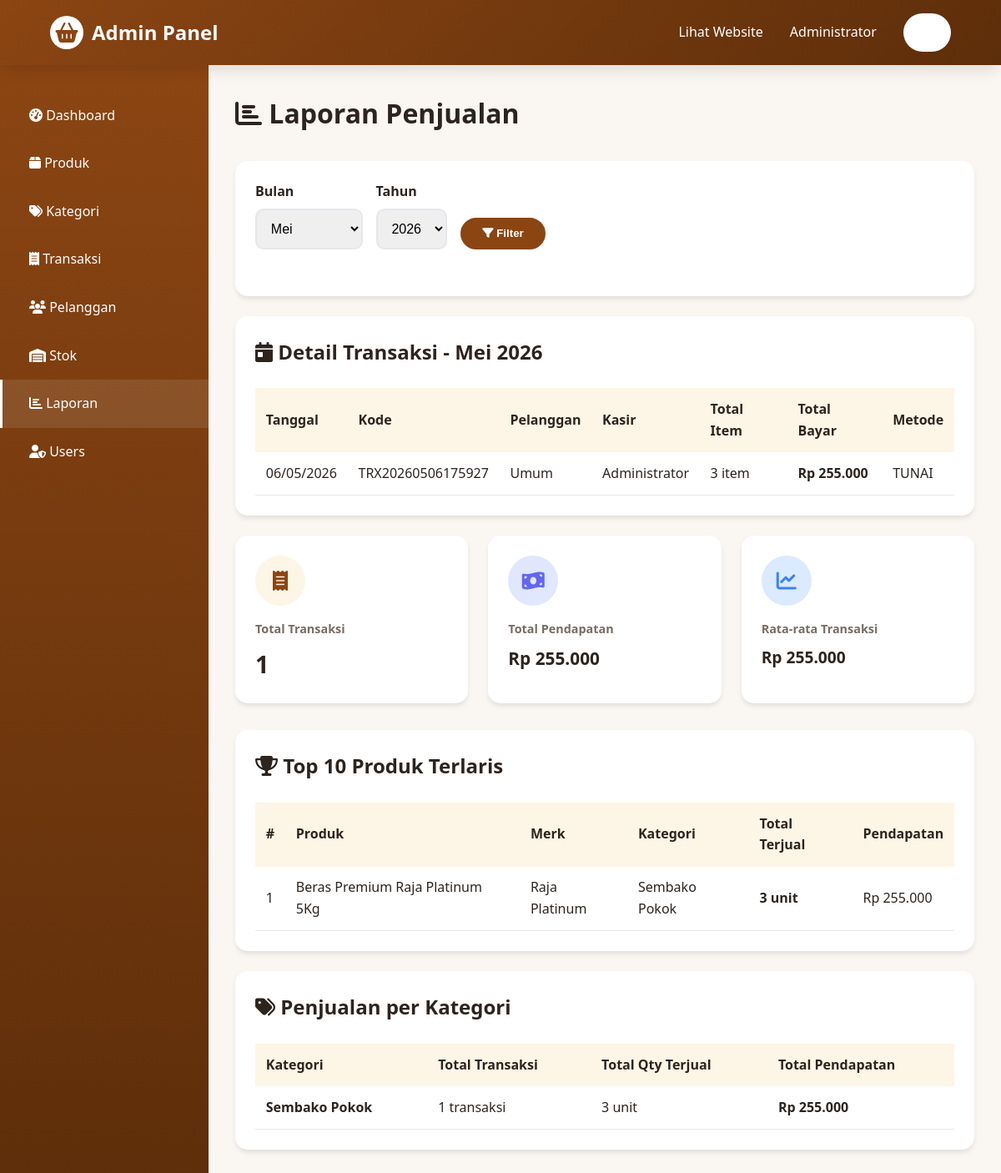
Screenshot of /admin/reports.php (signed in) with the database file from the repository.
### tables this page shows
CREATE TABLE `transaksi_penjualan` (
  `id_transaksi` int(11) NOT NULL,
  `kode_transaksi` varchar(30) NOT NULL,
  `tanggal` date NOT NULL,
  `waktu` time NOT NULL,
  `id_pelanggan` int(11) DEFAULT NULL,
  `id_user` int(11) NOT NULL,
  `total_item` int(11) NOT NULL,
  `subtotal` decimal(15,2) NOT NULL,
  `diskon` decimal(15,2) DEFAULT 0.00,
  `pajak` decimal(15,2) DEFAULT 0.00,
  `total_bayar` decimal(15,2) NOT NULL,
  `tunai` decimal(15,2) NOT NULL,
  `kembalian` decimal(15,2) NOT NULL,
  `metode_bayar` enum('tunai','debit','kredit','transfer','qris') DEFAULT 'tunai',
  `status` enum('selesai','pending','batal') DEFAULT 'selesai',
  `keterangan` text DEFAULT NULL,
  `created_at` timestamp NOT NULL DEFAULT current_timestamp()
);

CREATE TABLE `pelanggan` (
  `id_pelanggan` int(11) NOT NULL,
  `kode_pelanggan` varchar(20) NOT NULL,
  `nama_pelanggan` varchar(100) NOT NULL,
  `alamat` text DEFAULT NULL,
  `telepon` varchar(15) DEFAULT NULL,
  `email` varchar(100) DEFAULT NULL,
  `jenis_kelamin` enum('L','P') DEFAULT NULL,
  `tipe` enum('reguler','member') DEFAULT 'reguler',
  `poin` int(11) DEFAULT 0,
  `status` enum('aktif','nonaktif') DEFAULT 'aktif',
  `created_at` timestamp NOT NULL DEFAULT current_timestamp(),
  `updated_at` timestamp NOT NULL DEFAULT current_timestamp() ON UPDATE current_timestamp()
);

CREATE TABLE `users` (
  `id_user` int(11) NOT NULL,
  `username` varchar(50) NOT NULL,
  `password` varchar(255) NOT NULL,
  `nama_lengkap` varchar(100) NOT NULL,
  `level` enum('admin','kasir','staff','owner') NOT NULL,
  `no_hp` varchar(15) DEFAULT NULL,
  `email` varchar(100) DEFAULT NULL,
  `foto` varchar(255) DEFAULT NULL,
  `status` enum('aktif','nonaktif') DEFAULT 'aktif',
  `created_at` timestamp NOT NULL DEFAULT current_timestamp(),
  `updated_at` timestamp NOT NULL DEFAULT current_timestamp() ON UPDATE current_timestamp()
);

### config.php (called while the page is built, shortened)
<?php
function formatRupiah($angka) {
    return 'Rp ' . number_format($angka, 0, ',', '.');
}
?>

### admin/reports.php (the view, shortened to what this page needs)
<?php
require_once '../config.php';
$filter_bulan = isset($_GET['bulan']) ? (int)$_GET['bulan'] : (int)date('m');
$filter_tahun = isset($_GET['tahun']) ? (int)$_GET['tahun'] : (int)date('Y');
$filter_bulan_str = sprintf('%02d', $filter_bulan);
$tgl_mulai   = $filter_tahun . '-' . $filter_bulan_str . '-01';
$tgl_selesai = date('Y-m-t', strtotime($tgl_mulai));
$stmt_penjualan = mysqli_prepare($conn, "CALL sp_laporan_penjualan_periode(?, ?)");
mysqli_stmt_bind_param($stmt_penjualan, 'ss', $tgl_mulai, $tgl_selesai);
mysqli_stmt_execute($stmt_penjualan);
$result_penjualan = mysqli_stmt_get_result($stmt_penjualan);
$bulan_nama = [
    'Januari','Februari','Maret','April','Mei','Juni',
    'Juli','Agustus','September','Oktober','November','Desember'
];
?>
<!DOCTYPE html>
<html lang="id">
<head>
    <link rel="stylesheet" href="../assets/css/style.css">
    <link rel="stylesheet" href="https://cdnjs.cloudflare.com/ajax/libs/font-awesome/6.4.0/css/all.min.css">
</head>
<body>
<header>
    <nav class="navbar">
        <a href="dashboard.php" class="logo">
            <div class="logo-icon">
                <i class="fas fa-shopping-basket"></i>
            </div>
            <span>Admin Panel</span>
        </a>
        <ul class="nav-menu">
            <li><a href="../index.php">Lihat Website</a></li>
            <li><a href="#"><?= $_SESSION['nama_lengkap'] ?></a></li>
            <li><a href="../customer/logout.php" class="btn-primary">Logout</a></li>
        </ul>
    </nav>
</header>
<div class="admin-layout">
    <aside class="sidebar">
        <ul class="sidebar-menu">
            <li><a href="dashboard.php"><i class="fas fa-tachometer-alt"></i> Dashboard</a></li>
            <li><a href="products.php"><i class="fas fa-box"></i> Produk</a></li>
            <li><a href="categories.php"><i class="fas fa-tags"></i> Kategori</a></li>
            <li><a href="transactions.php"><i class="fas fa-receipt"></i> Transaksi</a></li>
            <li><a href="customers.php"><i class="fas fa-users"></i> Pelanggan</a></li>
            <li><a href="stock.php"><i class="fas fa-warehouse"></i> Stok</a></li>
            <li><a href="reports.php" class="active"><i class="fas fa-chart-bar"></i> Laporan</a></li>
            <li><a href="users.php"><i class="fas fa-user-shield"></i> Users</a></li>
        </ul>
    </aside>
    <main class="main-content">
        <h1 style="margin-bottom: 2rem;"><i class="fas fa-chart-bar"></i> Laporan Penjualan</h1>
        <div class="card fade-in">
            <form method="GET" class="filter-form">
                <div>
                    <label style="display: block; margin-bottom: 0.5rem; font-weight: 600;">Bulan</label>
                    <select name="bulan">
                        <?php for($i=1; $i<=12; $i++): ?>
                            <option value="<?= sprintf('%02d', $i) ?>" <?= $filter_bulan == $i ? 'selected' : '' ?>>
                                <?= $bulan_nama[$i-1] ?>
                            </option>
                        <?php endfor; ?>
                    </select>
                </div>
                <div>
                    <label style="display: block; margin-bottom: 0.5rem; font-weight: 600;">Tahun</label>
                    <select name="tahun">
                        <?php for($y=2024; $y<=2026; $y++): ?>
                            <option value="<?= $y ?>" <?= $filter_tahun == $y ? 'selected' : '' ?>><?= $y ?></option>
                        <?php endfor; ?>
                    </select>
                </div>
                <button type="submit" class="btn-secondary">
                    <i class="fas fa-filter"></i> Filter
                </button>
            </form>
        </div>
        <div class="card fade-in-up">
            <h2 style="margin-bottom: 1.5rem;">
                <i class="fas fa-calendar-day"></i>
                Detail Transaksi - <?= $bulan_nama[$filter_bulan-1] ?> <?= $filter_tahun ?>
            </h2>
            <?php if (mysqli_num_rows($result_penjualan) > 0): ?>
                <div style="overflow-x: auto;">
                    <table>
                        <thead>
                        <tr>
                            <th>Tanggal</th>
                            <th>Kode</th>
                            <th>Pelanggan</th>
                            <th>Kasir</th>
                            <th>Total Item</th>
                            <th>Total Bayar</th>
                            <th>Metode</th>
                        </tr>
                        </thead>
                        <tbody>
                        <?php while($lap = mysqli_fetch_assoc($result_penjualan)): ?>
                            <tr>
                                <td><?= date('d/m/Y', strtotime($lap['tanggal'])) ?></td>
                                <td><?= $lap['kode_transaksi'] ?></td>
                                <td><?= $lap['nama_pelanggan'] ?: 'Umum' ?></td>
                                <td><?= $lap['kasir'] ?></td>
                                <td><?= $lap['total_item'] ?> item</td>
                                <td><strong><?= formatRupiah($lap['total_bayar']) ?></strong></td>
                                <td><?= strtoupper($lap['metode_bayar']) ?></td>
                            </tr>
                        <?php endwhile; ?>
                        </tbody>
                    </table>
                </div>
            <?php else: ?>
                <p style="text-align: center; padding: 2rem; color: var(--text-gray);">
                    Belum ada transaksi di bulan ini
                </p>
            <?php endif; ?>
        </div>
<?php
$query_summary = "
    SELECT
        COUNT(*)           AS total_transaksi,
        SUM(total_bayar)   AS total_pendapatan,
        AVG(total_bayar)   AS rata_rata_transaksi
    FROM transaksi_penjualan
    WHERE MONTH(tanggal) = $filter_bulan
      AND YEAR(tanggal)  = $filter_tahun
      AND status = 'selesai'
";
$res_summary = mysqli_query($conn, $query_summary);
$summary = mysqli_fetch_assoc($res_summary);
$query_terlaris = "
    SELECT
        p.nama_produk,
        p.merk,
        k.nama_kategori,
        COUNT(dt.id_detail) AS total_terlaris,
        SUM(dt.jumlah)      AS total_qty,
        SUM(dt.subtotal)    AS total_pendapatan
    FROM detail_transaksi dt
    JOIN produk p          ON dt.id_produk = p.id_produk
    JOIN kategori_barang k ON p.id_kategori = k.id_kategori
    JOIN transaksi_penjualan t ON dt.id_transaksi = t.id_transaksi
    WHERE MONTH(t.tanggal) = $filter_bulan
      AND YEAR(t.tanggal)  = $filter_tahun
      AND t.status = 'selesai'
    GROUP BY dt.id_produk
    ORDER BY total_qty DESC
    LIMIT 10
";
$result_terlaris = mysqli_query($conn, $query_terlaris);
$query_kategori = "
    SELECT
        k.nama_kategori,
        COUNT(DISTINCT dt.id_transaksi) AS total_transaksi,
        SUM(dt.jumlah)                  AS total_qty,
        SUM(dt.subtotal)                AS total_pendapatan
    FROM detail_transaksi dt
    JOIN produk p          ON dt.id_produk = p.id_produk
    JOIN kategori_barang k ON p.id_kategori = k.id_kategori
    JOIN transaksi_penjualan t ON dt.id_transaksi = t.id_transaksi
    WHERE MONTH(t.tanggal) = $filter_bulan
      AND YEAR(t.tanggal)  = $filter_tahun
      AND t.status = 'selesai'
    GROUP BY k.id_kategori
    ORDER BY total_pendapatan DESC
";
$result_kategori = mysqli_query($conn, $query_kategori);
?>
        <div class="stats-grid fade-in-up">
            <div class="stat-card">
                <div class="stat-icon" style="background: var(--light-brown); color: var(--primary-brown);">
                    <i class="fas fa-receipt"></i>
                </div>
                <h3>Total Transaksi</h3>
                <div class="stat-value"><?= $summary['total_transaksi'] ?? 0 ?></div>
            </div>
            <div class="stat-card">
                <div class="stat-icon" style="background: #e0e7ff; color: #6366f1;">
                    <i class="fas fa-money-bill-wave"></i>
                </div>
                <h3>Total Pendapatan</h3>
                <div class="stat-value" style="font-size: 1.3rem;"><?= formatRupiah($summary['total_pendapatan'] ?? 0) ?></div>
            </div>
            <div class="stat-card">
                <div class="stat-icon" style="background: #dbeafe; color: #3b82f6;">
                    <i class="fas fa-chart-line"></i>
                </div>
                <h3>Rata-rata Transaksi</h3>
                <div class="stat-value" style="font-size: 1.2rem;"><?= formatRupiah($summary['rata_rata_transaksi'] ?? 0) ?></div>
            </div>
        </div>
        <div class="card fade-in-up">
            <h2 style="margin-bottom: 1.5rem;"><i class="fas fa-trophy"></i> Top 10 Produk Terlaris</h2>
            <?php if (mysqli_num_rows($result_terlaris) > 0): ?>
                <div style="overflow-x: auto;">
                    <table>
                        <thead>
                        <tr>
                            <th>#</th>
                            <th>Produk</th>
                            <th>Merk</th>
                            <th>Kategori</th>
                            <th>Total Terjual</th>
                            <th>Pendapatan</th>
                        </tr>
                        </thead>
                        <tbody>
                        <?php $no = 1; while($prod = mysqli_fetch_assoc($result_terlaris)): ?>
                            <tr>
                                <td><?= $no++ ?></td>
                                <td><?= $prod['nama_produk'] ?></td>
                                <td><?= $prod['merk'] ?></td>
                                <td><?= $prod['nama_kategori'] ?></td>
                                <td><strong><?= $prod['total_qty'] ?> unit</strong></td>
                                <td><?= formatRupiah($prod['total_pendapatan']) ?></td>
                            </tr>
                        <?php endwhile; ?>
                        </tbody>
                    </table>
                </div>
            <?php else: ?>
                <p style="text-align: center; padding: 2rem; color: var(--text-gray);">
                    Belum ada data penjualan produk
                </p>
            <?php endif; ?>
        </div>
        <div class="card fade-in-up">
            <h2 style="margin-bottom: 1.5rem;"><i class="fas fa-tags"></i> Penjualan per Kategori</h2>
            <?php if (mysqli_num_rows($result_kategori) > 0): ?>
                <div style="overflow-x: auto;">
                    <table>
                        <thead>
                        <tr>
                            <th>Kategori</th>
                            <th>Total Transaksi</th>
                            <th>Total Qty Terjual</th>
                            <th>Total Pendapatan</th>
                        </tr>
                        </thead>
                        <tbody>
                        <?php while($kat = mysqli_fetch_assoc($result_kategori)): ?>
                            <tr>
                                <td><strong><?= $kat['nama_kategori'] ?></strong></td>
                                <td><?= $kat['total_transaksi'] ?> transaksi</td>
                                <td><?= $kat['total_qty'] ?> unit</td>
                                <td><strong><?= formatRupiah($kat['total_pendapatan']) ?></strong></td>
                            </tr>
                        <?php endwhile; ?>
                        </tbody>
                    </table>
                </div>
            <?php else: ?>
                <p style="text-align: center; padding: 2rem; color: var(--text-gray);">
                    Belum ada data penjualan kategori
                </p>
            <?php endif; ?>
        </div>
    </main>
</div>
</body>
</html>

### rows the page displays
transaksi_penjualan: tanggal "06/05/2026", kode_transaksi "TRX20260506175927", id_pelanggan.nama_pelanggan "Umum", id_user.nama_lengkap "Administrator", total_item "3", total_bayar "Rp 255.000", metode_bayar "TUNAI"

### other values shown
$_SESSION['nama_lengkap'] "Administrator"
$bulan_nama[$filter_bulan-1] "Mei"
$filter_tahun "2026"
$summary['total_transaksi'] "1"
formatRupiah($summary['total_pendapatan'] ?? 0) "Rp 255.000"
formatRupiah($summary['rata_rata_transaksi'] ?? 0) "Rp 255.000"
$prod['nama_produk'] "Beras Premium Raja Platinum 5Kg"
$prod['merk'] "Raja Platinum"
$prod['nama_kategori'] "Sembako Pokok"
$prod['total_qty'] "3"
formatRupiah($prod['total_pendapatan']) "Rp 255.000"
$kat['nama_kategori'] "Sembako Pokok"
$kat['total_transaksi'] "1"
$kat['total_qty'] "3"
formatRupiah($kat['total_pendapatan']) "Rp 255.000"
